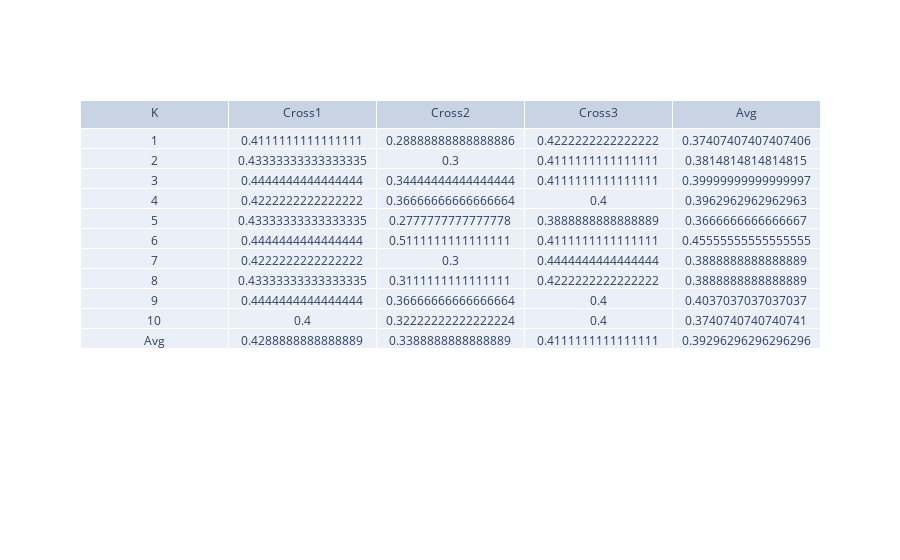

Notebook cell for this chart:
### Code cell
fig = go.Figure(data=[go.Table(
    header=dict(
        values=['K','Cross1','Cross2','Cross3','Avg']
    ),
    cells=dict(
        values=[cross[0],cross[1],cross[2], cross[3], cross[4]])
    )
])
fig.show()

### Figure 1 — Plotly figure (JSON) as saved in the notebook; plotly's stock layout.template omitted (floating-point values rounded to 4 significant figures)
{"data": [{"cells": {"values": [[1, 2, 3, 4, 5, 6, 7, 8, 9, 10, "Avg"], [0.4111, 0.4333, 0.4444, 0.4222, 0.4333, 0.4444, 0.4222, 0.4333, 0.4444, 0.4, 0.4289], [0.2889, 0.3, 0.3444, 0.3667, 0.2778, 0.5111, 0.3, 0.3111, 0.3667, 0.3222, 0.3389], [0.4222, 0.4111, 0.4111, 0.4, 0.3889, 0.4111, 0.4444, 0.4222, 0.4, 0.4, 0.4111], [0.3741, 0.3815, 0.4, 0.3963, 0.3667, 0.4556, 0.3889, 0.3889, 0.4037, 0.3741, 0.393]]}, "header": {"values": ["K", "Cross1", "Cross2", "Cross3", "Avg"]}, "type": "table"}], "layout": {}}
